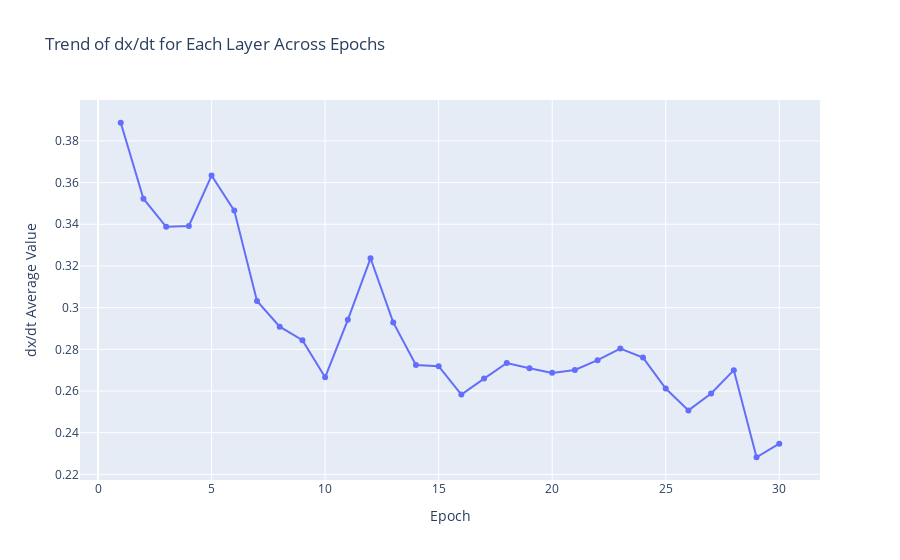

The notebook cell this image was saved under:
### Markdown cell above
tau = 0.7

### Code cell
ltc_1 = MultiSequenceLTCModel(input_size=2, hidden_size=50, output_size=2,tau1=0.7, tau2=0.7, tau3=0.7).to(device)
criterion = nn.MSELoss()
optimizer = optim.Adam(ltc_1.parameters(), lr=0.0001)

ltc_1,ltc1_time,epoch_dx_dt_history = train_LTC_model(train_loader, val_loader, ltc_1, criterion, optimizer)


predictions, actuals, mse_temp, mse_humidity, mase_temp, mase_humidity, allocated_memory, reserved_memory = evaluate_LTC_model(test_loader, ltc_1)
results = {'train_time': ltc1_time, 'allocated_memory': allocated_memory, 'reserved_memory': reserved_memory, 'epoch_dx_dt_history':epoch_dx_dt_history,
 'mse_temp':mse_temp,'mse_humidity':mse_humidity, 'mase_temp':mase_temp, 'mase_humidity':mase_humidity}
results_dict[model_name[1]] = results

plot_results(predictions, actuals)

plot_dx_dt_history(epoch_dx_dt_history)

### Figure 1 — Plotly figure (JSON) as saved in the notebook; plotly's stock layout.template omitted (floating-point values rounded to 4 significant figures)
{"data": [{"line": {"width": 2}, "marker": {"size": 6}, "mode": "lines+markers", "name": "total_avg_dx_dt dx/dt", "type": "scatter", "x": [1, 2, 3, 4, 5, 6, 7, 8, 9, 10, 11, 12, 13, 14, 15, 16, 17, 18, 19, 20, 21, 22, 23, 24, 25, 26, 27, 28, 29, 30], "y": [0.3887, 0.3523, 0.3388, 0.3392, 0.3634, 0.3466, 0.3032, 0.2908, 0.2843, 0.2665, 0.2942, 0.3237, 0.2929, 0.2725, 0.2719, 0.2583, 0.2659, 0.2734, 0.2709, 0.2687, 0.2701, 0.2748, 0.2803, 0.276, 0.2612, 0.2507, 0.2588, 0.27, 0.2282, 0.2347]}], "layout": {"legend": {"title": {"text": "Layer Name"}}, "title": {"text": "Trend of dx/dt for Each Layer Across Epochs"}, "xaxis": {"title": {"text": "Epoch"}}, "yaxis": {"title": {"text": "dx/dt Average Value"}}}}
